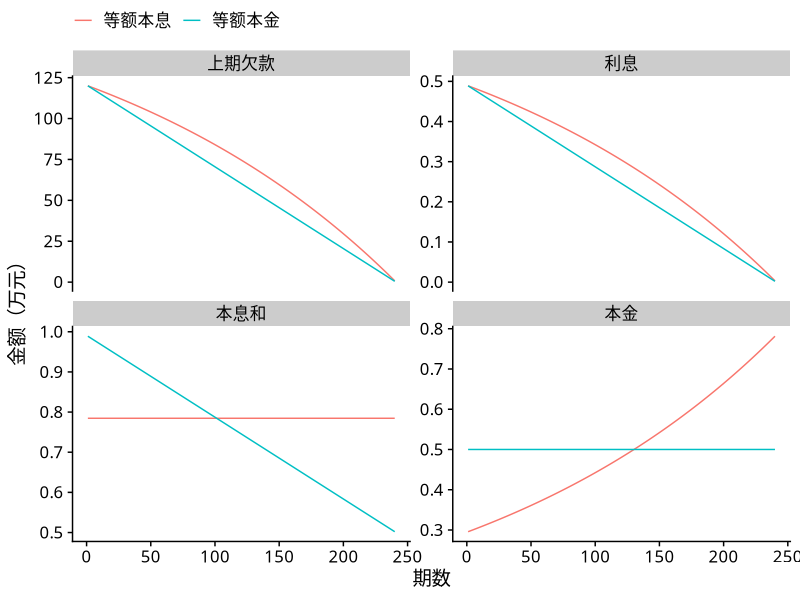

Write R code to recreate this figure.
## ---- chunk 1
library(knitr)
opts_chunk$set(
  echo = FALSE,
  cache = FALSE,
  message = FALSE,
  warning = FALSE
)
## ---- chunk 2
library(tidyverse)
A <- 120
ry <- 0.05
ny <- 20
n <- 12 * ny
r <- (1 + ry) ^ (1 / 12) - 1
# 等额本金
d1 <- tibble(
  B = A / n,
  E = (n - 1:n + 1) / n * A,
  F = E * r,
  D = B + F
) %>% mutate(id = row_number())
# 等额本息
d2 <- tibble(
  D = A * r * (1 + r) ^ n / ((1 + r) ^ n - 1),
  E = A * (1 + r) ^ (1:n - 1) -
    D * ((1 + r) ^ (1:n - 1) - 1) / r,
  F = E * r,
  B = D - F
) %>% mutate(id = row_number())
# 等额本金利息和
F1 <- (n + 1) / 2 * r * A
# 等额本息利息和
F2 <- n * A * r * (1 + r) ^ n / ((1 + r) ^ n - 1) - A
## ---- chunk 3
d <- d1 %>% mutate(type = "等额本金") %>%
  bind_rows(d2 %>% mutate(type = "等额本息")) %>%
  gather(var, value, -id, -type) %>%
  mutate(var = recode(
    var,
    B = "本金",
    F = "利息",
    D = "本息和",
    E = "上期欠款"
  ))
ggplot(d, aes(id, value, color = type)) + geom_line() +
  facet_wrap(~ var, nrow = 2, scales = "free_y") +
  xlab("期数") + ylab("金额（万元）") +
  cowplot::theme_cowplot(font_family = "Hei") +
  theme(legend.position = "top") +
  guides(color = guide_legend(title = NULL))
